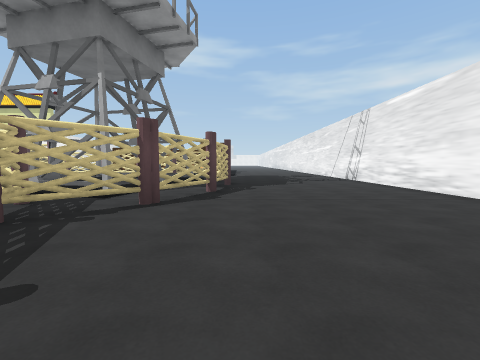
[1] (above)

24 first-person views from a walk through a scene from a Unity 3-D project. The camera is 1.4 m above the floor, tilts 4° down and sees 90° across. The floor is counted in squares, 2 m on a side. Each view is taken from the middle of a square. On the plan, view 1 faces up. The plan holds only what a view shows up to about 9 squares ahead; the rest is blank. The place goes on beyond the plan. The player is left out. Some animated figures are not drawn. Some surface patterns are stand-ins.

[2]
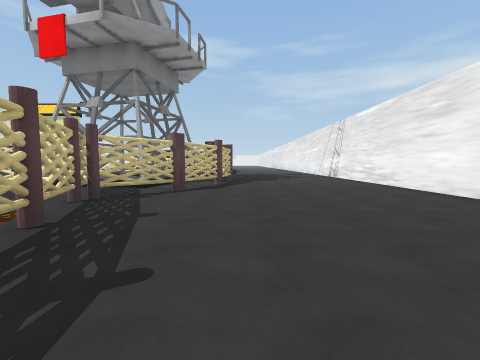

[3]
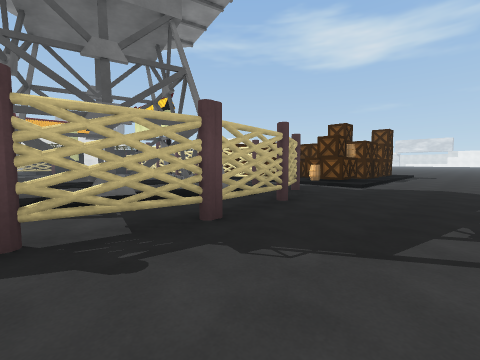

[4]
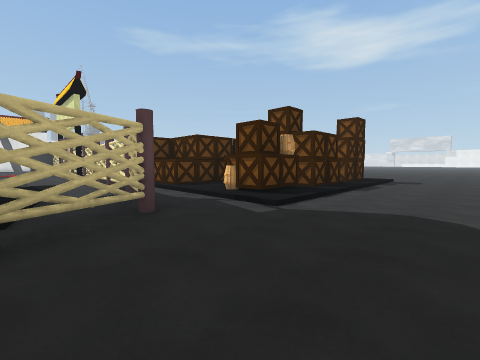

[5]
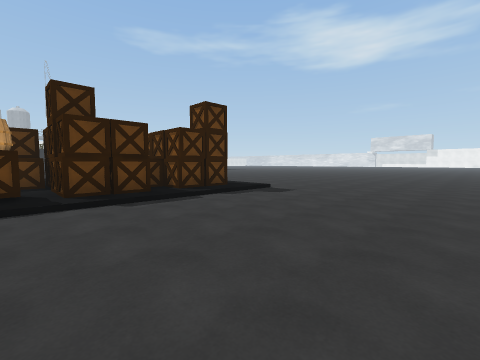

[6]
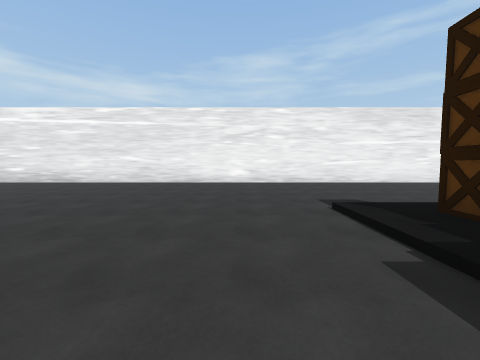

[7]
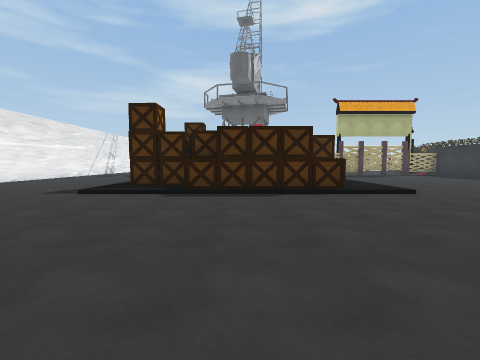

[8]
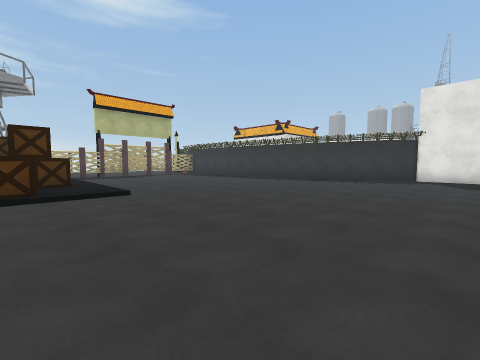

[9]
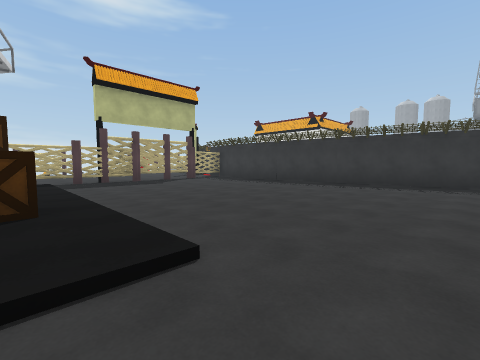

[10]
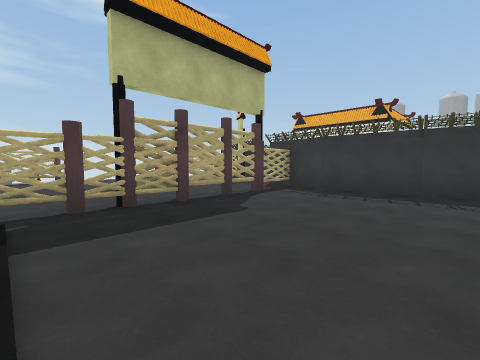

[11]
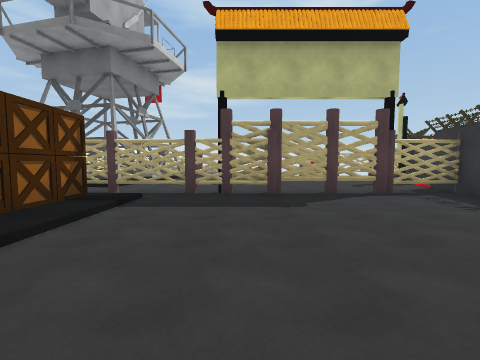

[12]
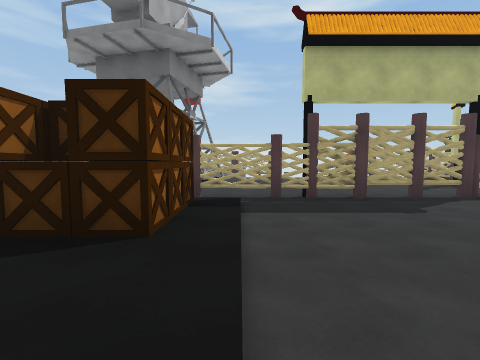

[13]
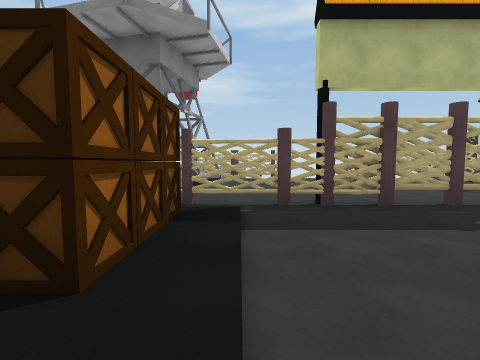

[14]
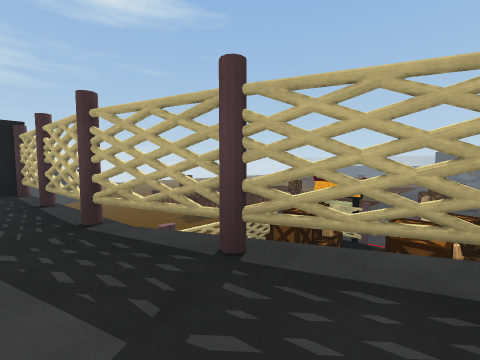

[15]
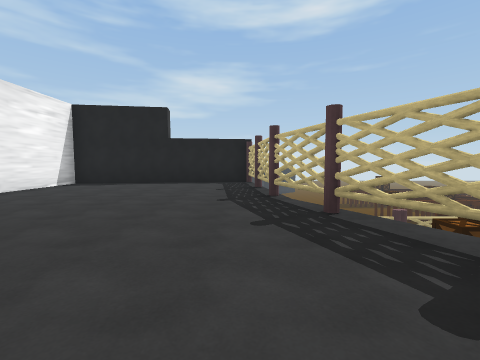

[16]
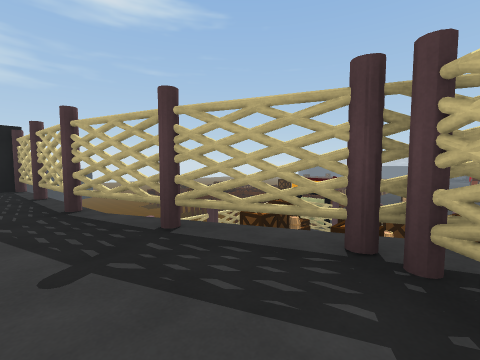

[17]
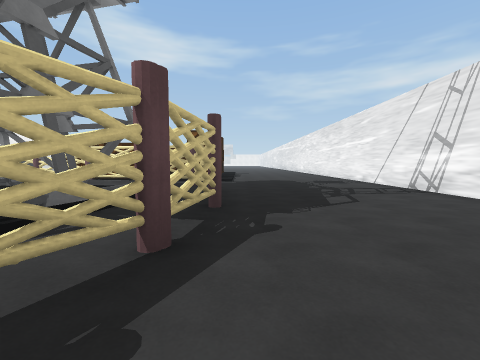

[18]
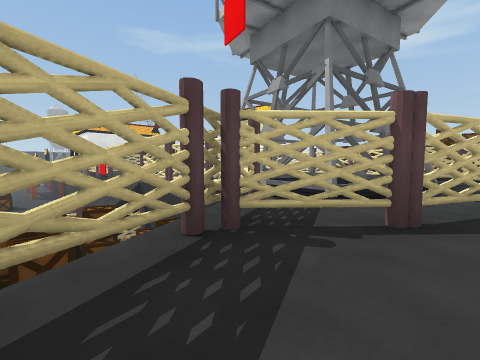

[19]
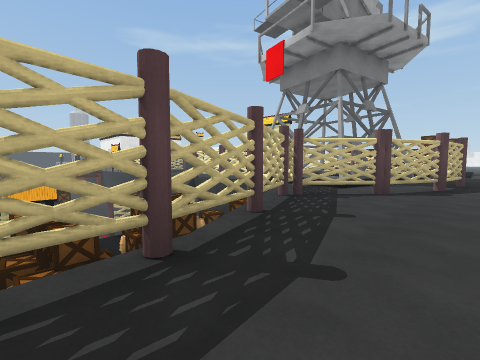

[20]
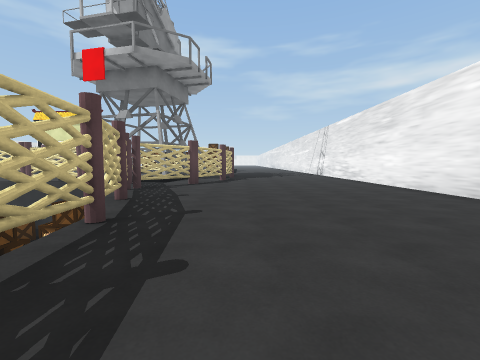

[21]
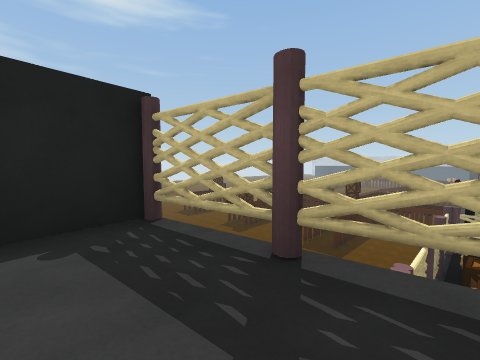

[22]
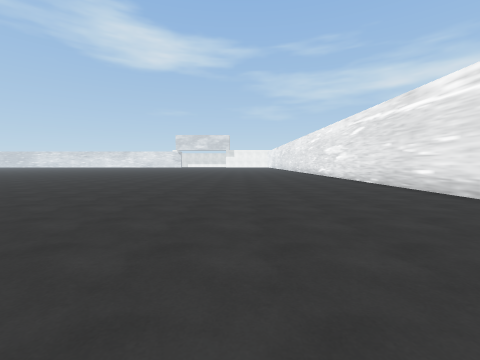

[23]
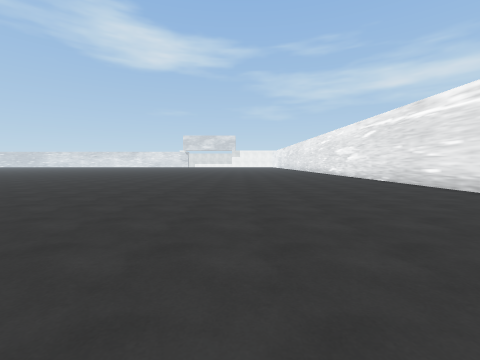

[24]
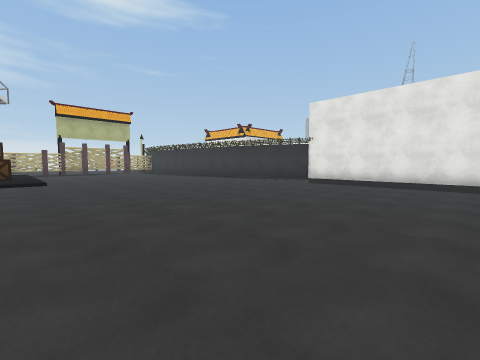

### Floor plan
Key: @ floor where view 1 was taken; # wall or solid block; x gap in a wall; . main floor; : floor 0.25 m higher than the main floor; - floor 4 m lower than the main floor; / step, stairs or slope; v drop or lower ground; C crane; F fence; R crate; B barrel; T thing the floor can be seen under or through; O other object.
Columns run from 17 left of view 1 to 5 right of it. Each row starts with its distance up from view 1.
 33          .............#
 32         ..............#
 31         ..............#
 30 #.....................#
 29 #.....................#
 28 #.....................#
 27 #.......... ..........#
 26 #........... .........#
 25 #.....................#
 24  .....................#
 23   ....................#
 22  #....................#
 21  #....................#
 20  #......./:RRRR::.....#
 19  # ....../:R  RRR.....#
 18   #....../RR RRRR.....#
 17   #....../:: RRRR.....#
 16   #....../RR RRRR.....#
 15   #....../RRRR:RB.....#
 14   #....../RRRR:BR...  #
 13   #......// /////.....#
 12   FFTTTTFFFFFFFF/.....#
 11   #........:....F.....#
 10  x.........CCCC:F.....#
  9  #.... ....C:::CFF....#
  8 #      ...CC:::C.F....#
  7 O         C:::CCFF....#
  6         ..CCCC:.F.....#
  5        FFFFF# C.F.....#
  4          ORR   F......#
  3         FOOOO F.......#
  2         OOOOR F.......#
  1        FF RR  #F......#
  0          -OOO  F.@....
 -1        #FOO R  #......
 -2        #FOO R  F......#
 -3         FFFFFFOO......#
 -4                v......#
 -5                 #######

Positions as (right, up) in squares from view 1, and headings:
1: (0, 0), facing up
2: (0, -2), facing up
3: (2, 6), facing up-left
4: (2, 10), facing up-left
5: (4, 15), facing up-left
6: (-4, 22), facing right
7: (-4, 26), facing down
8: (-6, 26), facing down-left
9: (-7, 22), facing down-left
10: (-8, 17), facing down-left
11: (-10, 18), facing down
12: (-8, 18), facing down
13: (-8, 17), facing down
14: (-1, 2), facing down-left
15: (-1, 4), facing down
16: (-1, 3), facing down-left
17: (0, 4), facing up
18: (-1, 1), facing up-left
19: (0, -2), facing up-left
20: (0, -4), facing up
21: (0, -2), facing down-left
22: (0, 24), facing up
23: (-1, 23), facing up
24: (-7, 30), facing down-left
